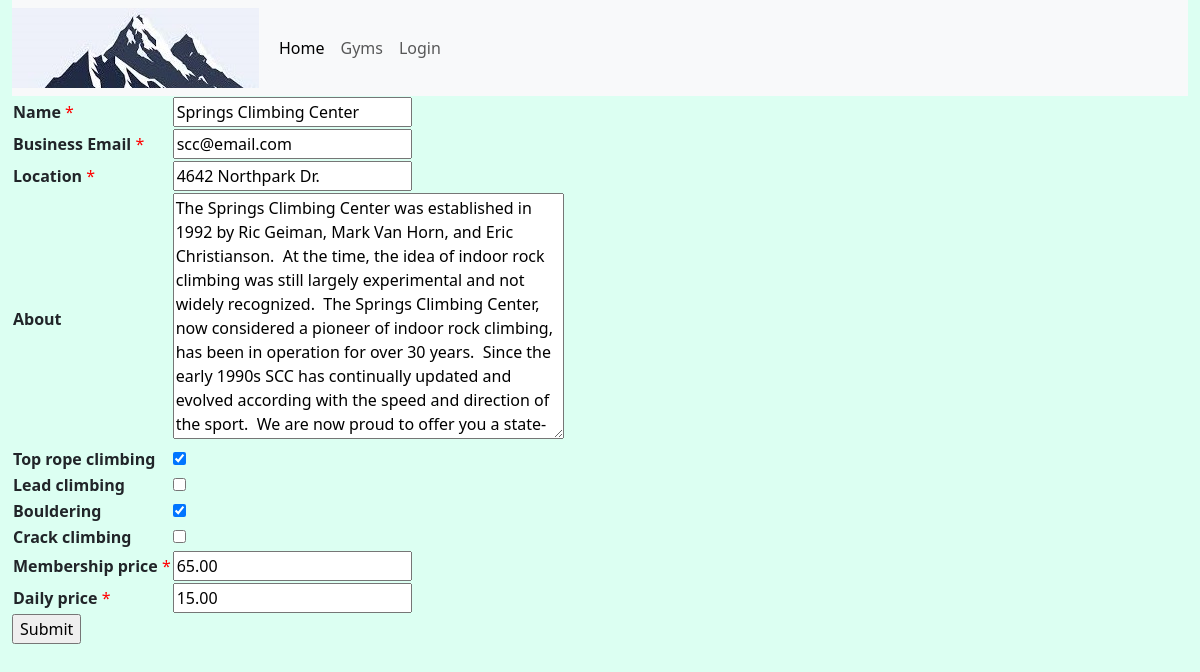
Page /gym/1/update-gym/ on the earlier database version.
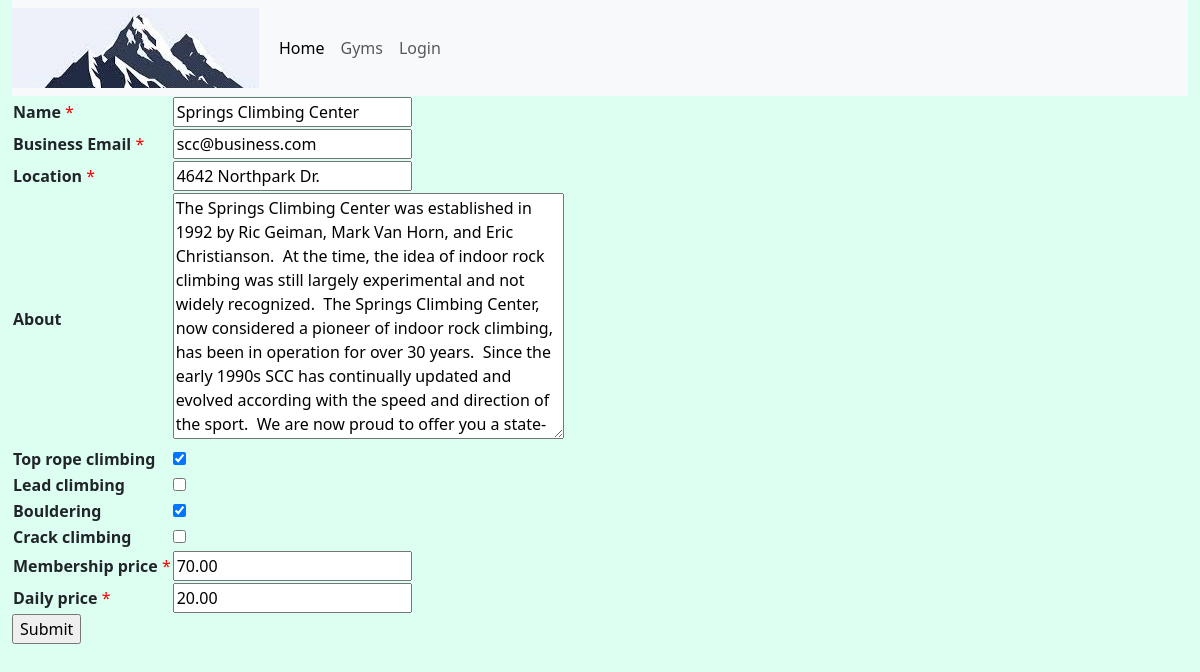
Same page on the later database version.
### climber_app/models.py (models this page shows, shortened)
class Gym(models.Model):
    ROUTE_TYPE_OPTIONS = (
    ('lead climbing', 'Lead climbing'),
    ('top rope', 'Top Rope'),
    ('bouldering', 'Bouldering'),
    ('crack climbing', 'Crack Climbing'),
    )
    name = models.CharField(max_length=200)
    email = models.CharField("Business Email", max_length=200)
    location = models.CharField("Location", max_length=200)
    about = models.TextField(blank=True)
    top_rope_climbing = models.BooleanField(default=False)
    lead_climbing = models.BooleanField(default=False)
    bouldering = models.BooleanField(default=False)
    crack_climbing = models.BooleanField(default=False)
    membership_price = models.DecimalField(default=0, decimal_places=2, max_digits=5)
    daily_price = models.DecimalField(default=0, decimal_places=2, max_digits=5)

### climber_app/views.py (the view, shortened to what this page needs)
# urls.py: path('gym/<int:pk>/update-gym/', views.GymUpdateView.as_view(), name="update-gym"),
class GymUpdateView(generic.edit.UpdateView):
    model = Gym
    form_class = GymForm
    template = 'climber_app/gym_form.html'
    def get_queryset(self):
        queryset = super().get_queryset()
        pk = self.kwargs['pk']
        return queryset.filter(pk=pk)

### climber_app/forms.py
class GymForm(ModelForm):
    class Meta:
        model = Gym
        fields = ('name', 'email', 'location', 'about', 'top_rope_climbing', 'lead_climbing', 'bouldering', 'crack_climbing', 'membership_price', 'daily_price')

### climber_app/templates/climber_app/gym_form.html (shortened to what this page needs)
{% extends "climber_app/base_template.html" %}
{% block content %}
    <form action="" method="POST">
        <table>
            {% for field in form %}
                <tr>
                        <td>
                            <label for="{{ field.id_for_label }}">
                                <strong>{{ field.label }}</strong>
                                {% if field.field.required %}
                                    <span style="color: red;">*</span>
                                {% endif %}
                            </label>
                        </td>
                        <td>{{ field }}</td>
                </tr>
            {% endfor %}
        </table>
        <input type="submit" name="Submit">
    </form>
{% endblock %}

Differences in the rows shown:
changed Gym "Springs Climbing Center": email "scc@email.com" → "scc@business.com"; membership_price "65.00" → "70.00"; daily_price "15.00" → "20.00"
